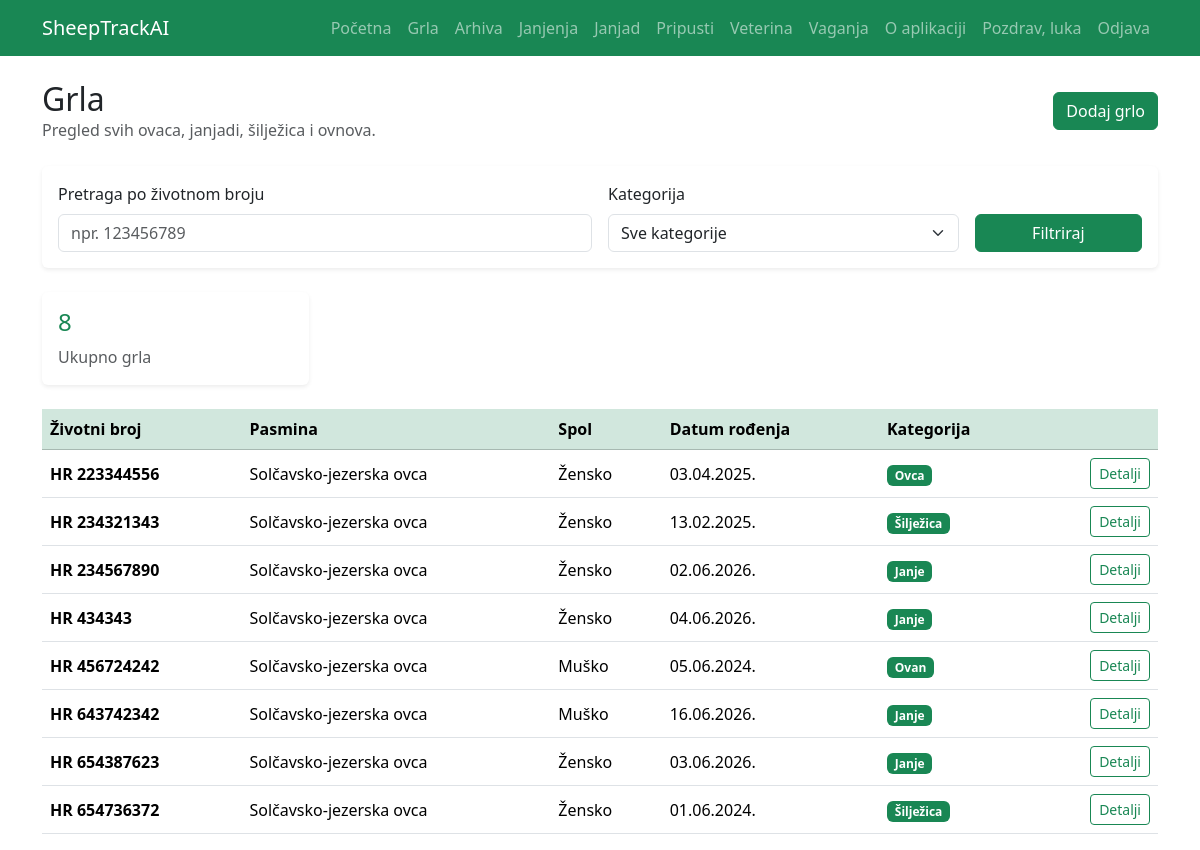
The app's page /sheep/ (signed in) with its own data.
### sheep/models.py (models this page shows, shortened)
class Sheep(models.Model):
    BREED_CHOICES = [
        ('CIGAJA', 'Cigaja'),
        ('CRESKA', 'Creska ovca'),
        ('DALMATINSKA_PRAMENKA', 'Dalmatinska pramenka'),
        ('DUBROVACKA_RUDA', 'Dubrovačka ovca – ruda'),
        ('ISTARSKA', 'Istarska ovca'),
        ('KRCKA', 'Krčka ovca'),
        ('LICKA_PRAMENKA', 'Lička pramenka'),
        ('PASKA', 'Paška ovca'),
        ('RAPSKA', 'Rapska ovca'),
        ('ISTOCNOFRIZIJSKA', 'Istočnofrizijska ovca'),
        ('MERINOLANDSCHAF', 'Merinolnadschaf / merinolandšaf'),
        ('ROMANOVSKA', 'Romanovska ovca'),
        ('SOLCAVSKO_JEZERSKA', 'Solčavsko-jezerska ovca'),
        ('SUFFOLK', 'Suffolk / safolk'),
        ('TRAVNICKA_PRAMENKA', 'Travnička / vlašićka / dubska pramenka'),
        ('DORPER', 'Dorper'),
        ('TEXEL', 'Texel / teksel'),
        ('KERRY_HILL', 'Kerry Hill'),
        ('CLUN_FOREST', 'Clun forest'),
        ('KAMERUNSKA', 'Kamerunska ovca'),
        ('BERRICHON_DU_CHER', 'Berrichon du Cher'),
        ('LACAUNE', 'Lacaune / lakon'),
        ('OSTALO', 'Ostalo'),
    ]
    SEX_CHOICES = [
        ('Z', 'Žensko'),
        ('M', 'Muško'),
    ]
    CATEGORY_CHOICES = [
        ('JANJE', 'Janje'),
        ('SILJEZICA', 'Šilježica'),
        ('OVNIC', 'Ovnić'),
        ('OVCA', 'Ovca'),
        ('OVAN', 'Ovan'),
    ]
    STATUS_CHOICES = [
        ('ACTIVE', 'Aktivno'),
        ('SOLD', 'Prodano'),
        ('DEAD', 'Uginulo'),
        ('SLAUGHTERED', 'Zaklano'),
    ]
    farm = models.ForeignKey(
        Farm,
        on_delete=models.CASCADE,
        related_name='sheep'
    )
    eid_number = models.CharField(
        max_length=12,
        unique=True,
        verbose_name="Životni broj"
    )
    breed = models.CharField(
        max_length=50,
        choices=BREED_CHOICES,
        default='SOLCAVSKO_JEZERSKA',
        verbose_name="Pasmina"
    )
    sex = models.CharField(
        max_length=1,
        choices=SEX_CHOICES,
        default='Z',
        verbose_name="Spol"
    )
    birth_date = models.DateField(
        verbose_name="Datum rođenja"
    )
    is_breeding_ram = models.BooleanField(
        default=False,
        verbose_name="Rasplodni ovan"
    )
    category = models.CharField(
        max_length=20,
        choices=CATEGORY_CHOICES,
        default='JANJE',
        verbose_name="Kategorija"
    )
    status = models.CharField(
        max_length=20,
        choices=STATUS_CHOICES,
        default='ACTIVE',
        verbose_name="Status"
    )
    exit_date = models.DateField(
        null=True,
        blank=True,
        verbose_name="Datum izlaska"
    )
    exit_reason = models.TextField(
        blank=True,
        verbose_name="Razlog / napomena izlaska"
    )
    notes = models.TextField(
        blank=True,
        verbose_name="Napomena"
    )
    created_at = models.DateTimeField(
        auto_now_add=True
    )

### sheep/views.py (the view)
# urls.py: path("", sheep_list, name="sheep_list"),
@login_required
def sheep_list(request):
    farm = get_user_farm(request.user)
    sheep = Sheep.objects.none()
    if farm:
        sheep = Sheep.objects.filter(
            farm=farm,
            status='ACTIVE'
        ).order_by('eid_number')
        query = request.GET.get("q")
        category = request.GET.get("category")
        if query:
            sheep = sheep.filter(eid_number__icontains=query)
        if category:
            sheep = sheep.filter(category=category)
    return render(request, "sheep/sheep_list.html", {
        "farm": farm,
        "sheep": sheep,
        "categories": Sheep.CATEGORY_CHOICES,
    })

### sheep/views.py (called while the page is built)
def get_user_farm(user):
    return Farm.objects.filter(owner=user).first()

### templates/sheep/sheep_list.html (shortened to what this page needs)
{% extends 'base.html' %}
{% block content %}
<div class="d-flex justify-content-between align-items-center mb-4">
    <div>
        <h2 class="mb-0">Grla</h2>
        <p class="text-muted mb-0">Pregled svih ovaca, janjadi, šilježica i ovnova.</p>
    </div>
    {% if farm %}
        <a href="{% url 'sheep_create' %}" class="btn btn-success">
            Dodaj grlo
        </a>
    {% endif %}
</div>
{% if not farm %}
<div class="alert alert-warning">
    Prvo moraš unijeti svoj OPG.
</div>
<a href="{% url 'farm_create' %}" class="btn btn-success">
    Dodaj OPG
</a>
{% else %}
<form method="get" class="card card-body shadow-sm border-0 mb-4">
    <div class="row g-3">
        <div class="col-md-6">
            <label class="form-label">Pretraga po životnom broju</label>
            <input type="text"
                   name="q"
                   class="form-control"
                   placeholder="npr. 123456789"
                   value="{{ request.GET.q }}">
        </div>
        <div class="col-md-4">
            <label class="form-label">Kategorija</label>
            <select name="category" class="form-select">
                <option value="">Sve kategorije</option>
            </select>
        </div>
        <div class="col-md-2 d-flex align-items-end">
            <button class="btn btn-success w-100">
                Filtriraj
            </button>
        </div>
    </div>
</form>
<div class="row g-3 mb-4">
    <div class="col-md-3">
        <div class="card border-0 shadow-sm">
            <div class="card-body">
                <h4 class="text-success">{{ sheep.count }}</h4>
                <p class="mb-0 text-muted">Ukupno grla</p>
            </div>
        </div>
    </div>
</div>
{% if sheep %}
<div class="table-responsive">
    <table class="table table-hover align-middle">
        <thead class="table-success">
            <tr>
                <th>Životni broj</th>
                <th>Pasmina</th>
                <th>Spol</th>
                <th>Datum rođenja</th>
                <th>Kategorija</th>
                <th></th>
            </tr>
        </thead>
        <tbody>
            {% for animal in sheep %}
            <tr>
                <td class="text-nowrap fw-semibold">
                    {{ animal.eid_number }}
                </td>
                <td>{{ animal.get_breed_display }}</td>
                <td>{{ animal.get_sex_display }}</td>
                <td>{{ animal.birth_date|date:"d.m.Y." }}</td>
                <td>
                    <span class="badge bg-success">
                        {{ animal.get_category_display }}
                    </span>
                </td>
                <td class="text-end">
                    <a href="{% url 'sheep_detail' animal.pk %}"
                       class="btn btn-sm btn-outline-success">
                        Detalji
                    </a>
                </td>
            </tr>
            {% endfor %}
        </tbody>
    </table>
</div>
{% else %}
<div class="alert alert-info">
    Nema pronađenih grla.
</div>
{% endif %}
{% endif %}
{% endblock %}

### templates/base.html (shortened to what this page needs)
<!DOCTYPE html>
<html lang="hr">
<head>
    <link href="https://cdn.jsdelivr.net/npm/bootstrap@5.3.7/dist/css/bootstrap.min.css" rel="stylesheet">
</head>
<body>
<nav class="navbar navbar-expand-lg navbar-dark bg-success">
    <div class="container">
        <a class="navbar-brand" href="/">
            SheepTrackAI
        </a>
        <div class="collapse navbar-collapse" id="navbarNav">
            <ul class="navbar-nav ms-auto">
               <li class="nav-item">
                    <a class="nav-link" href="/">Početna</a>
                </li>
                <li class="nav-item">
                    <a class="nav-link" href="{% url 'sheep_list' %}">Grla</a>
                </li>
                <li class="nav-item">
                    <a class="nav-link" href="{% url 'sheep_archive' %}">Arhiva</a>
                </li>
                <li class="nav-item">
                        <a class="nav-link" href="{% url 'lambing_list' %}">Janjenja</a>
                </li>
                <li class="nav-item">
                    <a class="nav-link" href="{% url 'lamb_list' %}">Janjad</a>
                </li>
                <li class="nav-item">
                    <a class="nav-link" href="{% url 'breeding_list' %}">Pripusti</a>
                </li>
                <li class="nav-item">
                    <a class="nav-link" href="{% url 'veterinary_list' %}">Veterina</a>
                </li>
                <li class="nav-item">
                    <a class="nav-link" href="{% url 'weight_list' %}">Vaganja</a>
                </li>
                <li class="nav-item">
                    <a class="nav-link" href="{% url 'about' %}">O aplikaciji</a>
                </li>
                {% if user.is_authenticated %}
                <li class="nav-item">
                    <span class="nav-link">
                        Pozdrav, {{ user.username }}
                    </span>
                </li>
                <li class="nav-item">
                    <a class="nav-link" href="{% url 'logout' %}">
                        Odjava
                    </a>
                </li>
                {% endif %}
            </ul>
        </div>
    </div>
</nav>
<div class="container mt-4">
    {% block content %}
    {% endblock %}
</div>
</body>
</html>

### records on screen
Sheep: eid_number "HR 223344556", breed "Solčavsko-jezerska ovca", sex "Žensko", birth_date "03.04.2025.", category "Ovca"
Sheep: eid_number "HR 234321343", breed "Solčavsko-jezerska ovca", sex "Žensko", birth_date "13.02.2025.", category "Šilježica"
Sheep: eid_number "HR 234567890", breed "Solčavsko-jezerska ovca", sex "Žensko", birth_date "02.06.2026.", category "Janje"
Sheep: eid_number "HR 434343", breed "Solčavsko-jezerska ovca", sex "Žensko", birth_date "04.06.2026.", category "Janje"
Sheep: eid_number "HR 456724242", breed "Solčavsko-jezerska ovca", sex "Muško", birth_date "05.06.2024.", category "Ovan"
Sheep: eid_number "HR 643742342", breed "Solčavsko-jezerska ovca", sex "Muško", birth_date "16.06.2026.", category "Janje"
Sheep: eid_number "HR 654387623", breed "Solčavsko-jezerska ovca", sex "Žensko", birth_date "03.06.2026.", category "Janje"
Sheep: eid_number "HR 654736372", breed "Solčavsko-jezerska ovca", sex "Žensko", birth_date "01.06.2024.", category "Šilježica"

### other values on screen
{{ user.username }} "luka"
{{ sheep.count }} "8"
